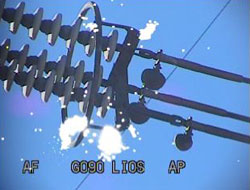
#> input picture PrototypeUV (copy)/images/corona-2.jpg, 250 x 190 px
$ python Test.py   (Python 2 division)
#> lines starting #> are read from the running program, lines starting #| are printed output that depends on the picture
#> further down, im is the input picture: shape (190, 250, 3); mean B, G, R 192, 138.6, 100.2
# Standard imports
import cv2
import numpy as np;

def findCorona(image):
    # Setup SimpleBlobDetector parameters.
    params = cv2.SimpleBlobDetector_Params()

    # Change thresholds
    params.minThreshold = 220;
    params.maxThreshold = 255;

    # Minimal distance between blobs
    params.minDistBetweenBlobs = 20

    # Filter by Area.
    params.filterByArea = True
    params.minArea = 20
    # params.maxArea = 3000

    params.filterByColor = True
    params.blobColor = 255

    # Filter by Circularity
    params.filterByCircularity = False
    params.minCircularity = 0.1

    # Filter by Convexity
    params.filterByConvexity = False
    params.minConvexity = 0.87

    # Filter by Inertia
    params.filterByInertia = False
    params.minInertiaRatio = 0.01

    # Create a detector with the parameters
    detector = cv2.SimpleBlobDetector_create(params)

    imgGray = cv2.cvtColor(im, cv2.COLOR_BGR2GRAY)
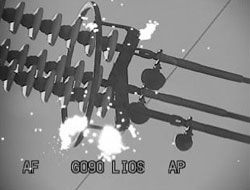
#> imgGray: shape (190, 250); min 1, max 255, mean 133.2
    img2 = cv2.bilateralFilter(imgGray, 15, 75, 75)
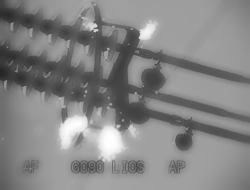
#> img2: shape (190, 250); min 38, max 254, mean 133

    keypoints = detector.detect(imgGray)
#> keypoints = 5 keypoints; (x, y, size): (110, 141, 26.3), (71, 129, 25), (147, 31, 14.7), (132, 130, 7), (91, 25, 6.1)
    return keypoints


# Read image
im = cv2.imread('images/corona-2.jpg')

# Detect blobs.
keypoints = findCorona(im)

print 'Deteccoes: ' + str(len(keypoints))
#| Deteccoes: 5


# Draw detected blobs as red circles.
# cv2.DRAW_MATCHES_FLAGS_DRAW_RICH_KEYPOINTS ensures the size of the circle corresponds to the size of blob
im_with_keypoints = cv2.drawKeypoints(im, keypoints, np.array([]), (0, 0, 255),
                                      cv2.DRAW_MATCHES_FLAGS_DRAW_RICH_KEYPOINTS)

# Show keypoints
cv2.imshow("Keypoints", im_with_keypoints)
cv2.waitKey(0)

$ run again, with PrototypeUV (copy)/images/corona-1.jpg copied over PrototypeUV (copy)/images/corona-2.jpg
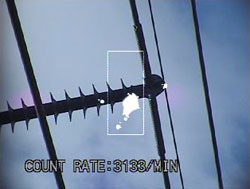
#> input picture PrototypeUV (copy)/images/corona-1.jpg, 250 x 189 px
#> im is the input picture: shape (189, 250, 3); mean B, G, R 165.2, 138.2, 120.1
#> in findCorona, `imgGray = cv2.cvtColor(im, cv2.COLOR_BGR2GRAY)`:
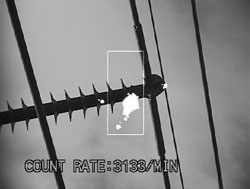
#> imgGray: shape (189, 250); min 0, max 255, mean 135.8
#> in findCorona, `img2 = cv2.bilateralFilter(imgGray, 15, 75, 75)`:
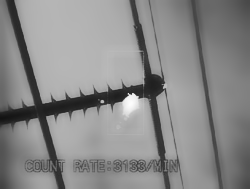
#> img2: shape (189, 250); min 18, max 252, mean 136.5
#> in findCorona, `keypoints = detector.detect(imgGray)`: keypoints = 1 keypoints; (x, y, size): (130, 104, 16.3)
#| Deteccoes: 1

$ run again, with PrototypeUV (copy)/images/corona-10.jpg copied over PrototypeUV (copy)/images/corona-2.jpg
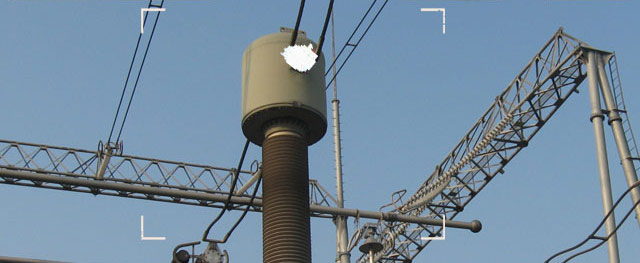
#> input picture PrototypeUV (copy)/images/corona-10.jpg, 640 x 263 px
#> im is the input picture: shape (263, 640, 3); mean B, G, R 158.1, 138.5, 115.9
#> in findCorona, `imgGray = cv2.cvtColor(im, cv2.COLOR_BGR2GRAY)`:
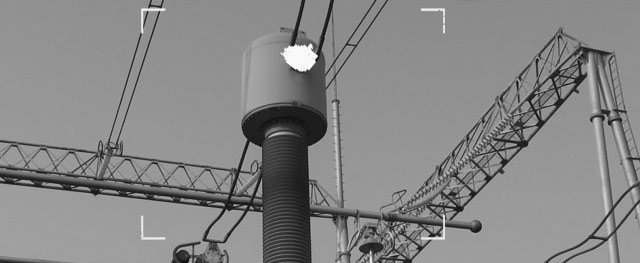
#> imgGray: shape (263, 640); min 6, max 255, mean 134
#> in findCorona, `img2 = cv2.bilateralFilter(imgGray, 15, 75, 75)`:
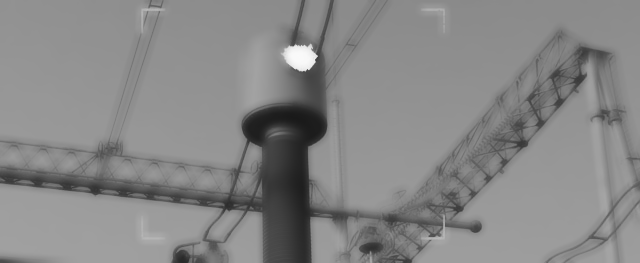
#> img2: shape (263, 640); min 25, max 250, mean 134.4
#> in findCorona, `keypoints = detector.detect(imgGray)`: keypoints = 1 keypoints; (x, y, size): (300, 57, 27)
#| Deteccoes: 1

$ run again, with PrototypeUV (copy)/images/corona-3.jpg copied over PrototypeUV (copy)/images/corona-2.jpg
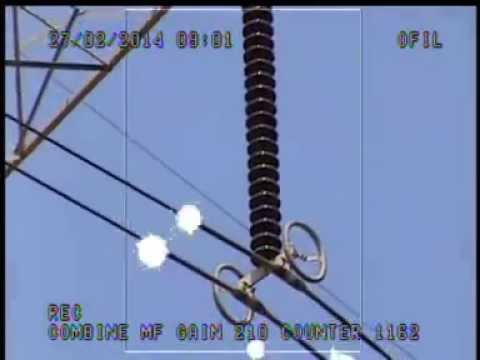
#> input picture PrototypeUV (copy)/images/corona-3.jpg, 480 x 360 px
#> im is the input picture: shape (360, 480, 3); mean B, G, R 178.5, 135.8, 117.6
#> in findCorona, `imgGray = cv2.cvtColor(im, cv2.COLOR_BGR2GRAY)`:
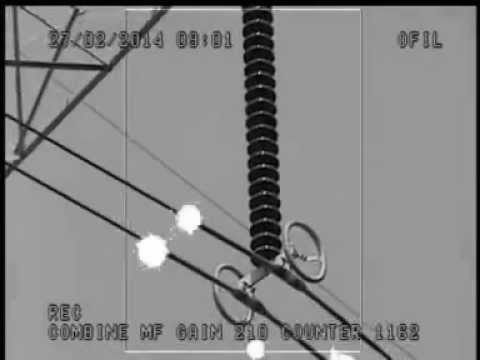
#> imgGray: shape (360, 480); min 0, max 255, mean 135.2
#> in findCorona, `img2 = cv2.bilateralFilter(imgGray, 15, 75, 75)`:
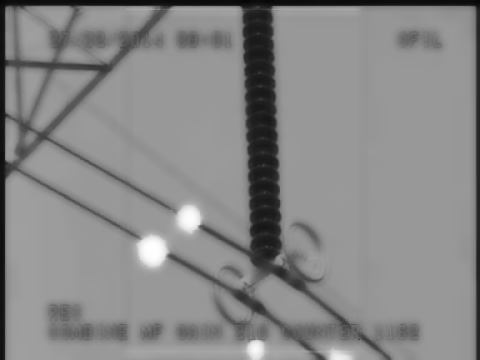
#> img2: shape (360, 480); min 5, max 254, mean 135.5
#> in findCorona, `keypoints = detector.detect(imgGray)`: keypoints = 4 keypoints; (x, y, size): (152, 250, 27.7), (190, 218, 22.4), (255, 349, 15.1), (339, 356, 13.1)
#| Deteccoes: 4
